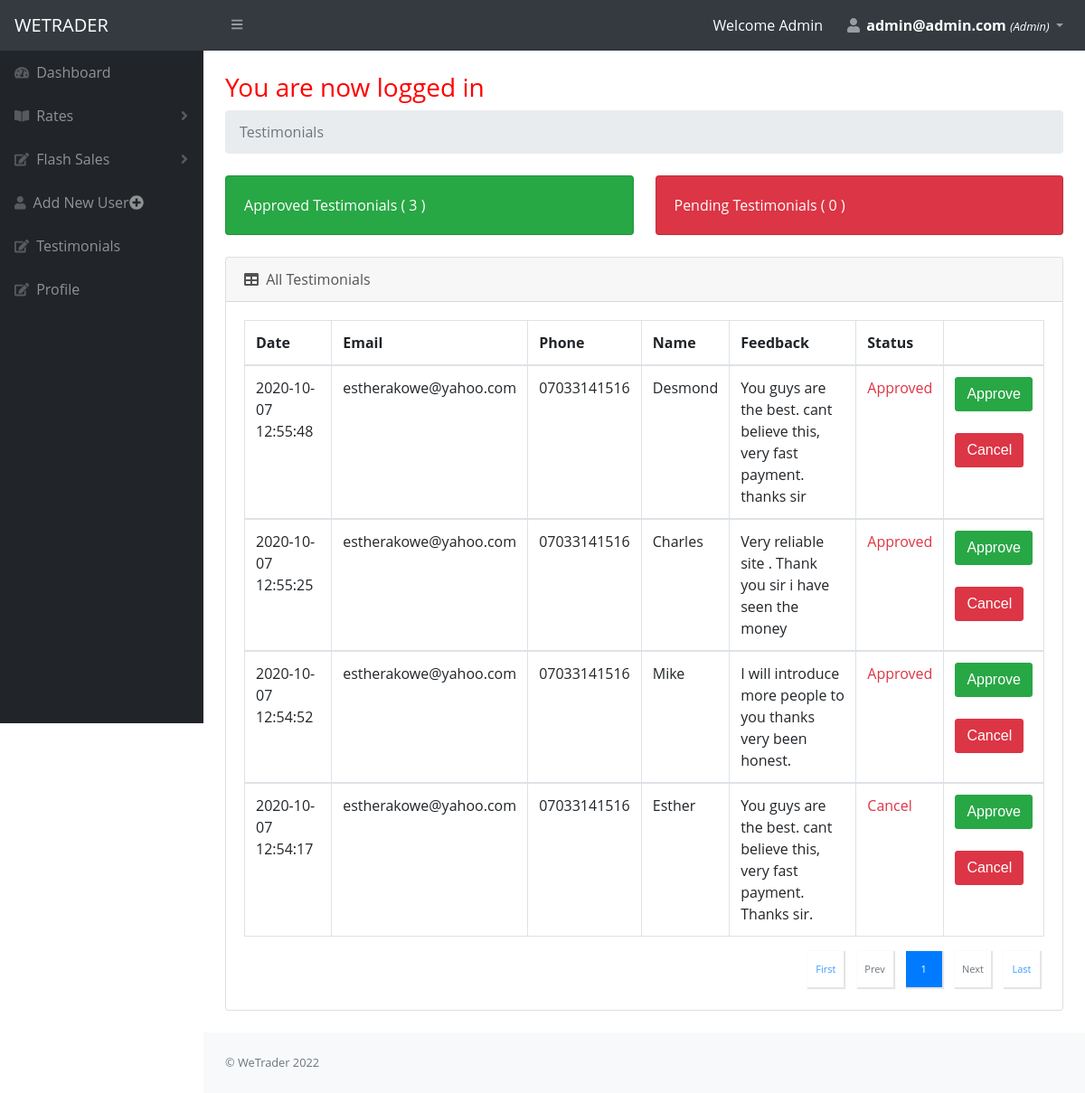
/admin/testimonial.php (signed in), run on the app's committed database.
### tables this page shows
CREATE TABLE `testimonial` (
  `id` int(11) NOT NULL,
  `email` varchar(100) NOT NULL,
  `phone` varchar(100) NOT NULL,
  `fname` varchar(100) NOT NULL,
  `feedback` varchar(100) NOT NULL,
  `status` varchar(100) NOT NULL,
  `date` datetime NOT NULL DEFAULT CURRENT_TIMESTAMP
);

### admin/testimonial.php (the view, shortened to what this page needs)
<?php
include('head.php');
include ('navbar.php');
?>
<?php
include ('sidebar.php');
?>
    <div id="layoutSidenav_content">
    <main>
        <div class="container-fluid">
            <h1 class="mt-4" style="color:red;"> <?php if (isset($_SESSION['success'])) : ?>
                    <div class="error success" >
                        <h3>
                            <?php
                            echo $_SESSION['success'];
                            ?>
                        </h3>
                    </div>
                <?php endif ?> </h1>
            <ol class="breadcrumb mb-4">
                <li class="breadcrumb-item active">Testimonials</li>
            </ol>
            <div class="row">
                <div class="col-xl-6 col-md-6">
                    <div class="card bg-success text-white mb-4">
                        <div class="card-body">Approved Testimonials (
                            <?php
                            global $db;
                            $query = "SELECT COUNT(status) FROM testimonial where status='Approved'";
                            $result = $db->query($query);
                            while($row = $result->fetch_assoc()){
                                echo  $row['COUNT(status)'];
                            }
                            ?>
                            ) </div>
                    </div>
                </div>
                <div class="col-xl-6 col-md-6">
                    <div class="card bg-danger text-white mb-4">
                        <div class="card-body">Pending Testimonials (
                            <?php
                            global $db;
                            $query = "SELECT COUNT(status) FROM testimonial where status='Pending'";
                            $result = $db->query($query);
                            while($row = $result->fetch_assoc()){
                                echo  $row['COUNT(status)'];
                            }
                            ?>
                            )
                        </div>
                    </div>
                </div>
            </div>
            <div class="card mb-4">
                <div class="card-header">
                    <i class="fas fa-table mr-1"></i>
                    All Testimonials
                </div>
                <div class="card-body">
                    <div class="table-responsive" >
                        <table class="table table-bordered"  id="" width="100%" cellspacing="0">
                            <thead>
                            <tr>
                                <th>Date</th>
                                <th>Email</th>
                                <th>Phone</th>
                                <th>Name</th>
                                <th>Feedback</th>
                                <th>Status</th>
                                <th></th>
                            </tr>
                            </thead>
                            <tbody>
                            <?php
                            if (isset($_GET['pageno'])) {
                                $pageno = $_GET['pageno'];
                            } else {
                                $pageno = 1;
                            }
                            $no_of_records_per_page = 5;
                            $offset = ($pageno-1) * $no_of_records_per_page;
                            global $db;
                            $total_pages_sql = "SELECT COUNT(*) FROM testimonial ORDER BY date DESC ";
                            $result = mysqli_query($db,$total_pages_sql);
                            $total_rows = mysqli_fetch_array($result)[0];
                            $total_pages = ceil($total_rows / $no_of_records_per_page);
                            $sql = "SELECT * FROM testimonial ORDER BY date DESC  LIMIT $offset, $no_of_records_per_page";
                            $res_data = mysqli_query($db,$sql);
                            if ($result->num_rows > 0) {
                                while($row = mysqli_fetch_array($res_data)){
                                    echo "<tbody>
                                   <tr>
                                    <td>$row[date]</td>
                                    <td>$row[email]</td>
                                    <td>$row[phone]</td>
                                     <td>$row[fname]</td>
                                    <td>$row[feedback]</td>
                                <td class='text-danger'>$row[status]</td>
                                <td>
                                  <form action='' method='post'>
                                   <input type='hidden' value='$row[id]' name='id'/>
                                     <input type='hidden' value='Approved' name='approve'>
                                 <input type='submit' name='update_btn'  value='Approve' class=' btn btn-success' role='button'></form>
                                        <br>
                                      <form action='' method='post'>
                                   <input type='hidden' value='$row[id]' name='id'/>
                                     <input type='hidden' value='Cancel' name='cancel'>
                                 <input type='submit' name='cancel_btn'  value='Cancel' class=' btn btn-danger' role='button'></form>
                                 </td>
                                </tr>";
                                }
                                echo "</tbody></table>";
                            }
                            ?>
                            <nav aria-label="Page navigation example">
                                <ul class="pagination">
                                    <li class="page-item"><a class="page-link" href="?pageno=1">First</a></li>
                                    <li class="<?php if($pageno <= 1){ echo 'disabled'; } ?> page-item">
                                        <a class="page-link" href="<?php if($pageno <= 1){ echo '#'; } else { echo "?pageno=".($pageno - 1); } ?>">Prev</a>
                                    </li>
                                    <?php
                                    if ($total_pages <= 10){
                                        for ($counter = 1; $counter <= $total_pages; $counter++){
                                            if ($counter == $pageno) {
                                                echo "<li class='page-item active'><a class='page-link'>$counter</a></li>";
                                            }else{
                                                echo "<li class='page-item'><a class='page-link' href='?pageno=$counter'>$counter</a></li>";
                                            }
                                        }
                                    }
                                    ?>
                                    <li class="page-item <?php if($pageno >= $total_pages){ echo 'disabled'; } ?> ">
                                        <a class="page-link" href="<?php if($pageno >= $total_pages){ echo '#'; } else { echo "?pageno=".($pageno + 1); } ?>">Next</a>
                                    </li>
                                    <li class="page-item"><a class="page-link" href="?pageno=<?php echo $total_pages; ?>">Last</a></li>
                                </ul>
                            </nav>
                    </div>
                </div>
            </div>
    </main>
<?php
include('foot.php');
?>

### data on the page
testimonial: date "2020-10-07 12:55:48", email "estherakowe@yahoo.com", phone "07033141516", fname "Desmond", feedback "You guys are the best. cant believe this, very fast payment. thanks sir", status "Approved"
testimonial: date "2020-10-07 12:55:25", email "estherakowe@yahoo.com", phone "07033141516", fname "Charles", feedback "Very reliable site . Thank you sir i have seen the money", status "Approved"
testimonial: date "2020-10-07 12:54:52", email "estherakowe@yahoo.com", phone "07033141516", fname "Mike", feedback "I will introduce more people to you thanks very been honest.", status "Approved"
testimonial: date "2020-10-07 12:54:17", email "estherakowe@yahoo.com", phone "07033141516", fname "Esther", feedback "You guys are the best. cant believe this, very fast payment. Thanks sir.", status "Cancel"

### other printed values
$_SESSION['user']['email'] "admin@admin.com"
$_SESSION['user']['user_type'] "Admin"
$_SESSION['success'] "You are now logged in"
$row['COUNT(status)'] "3"
$row['COUNT(status)'] "0"
